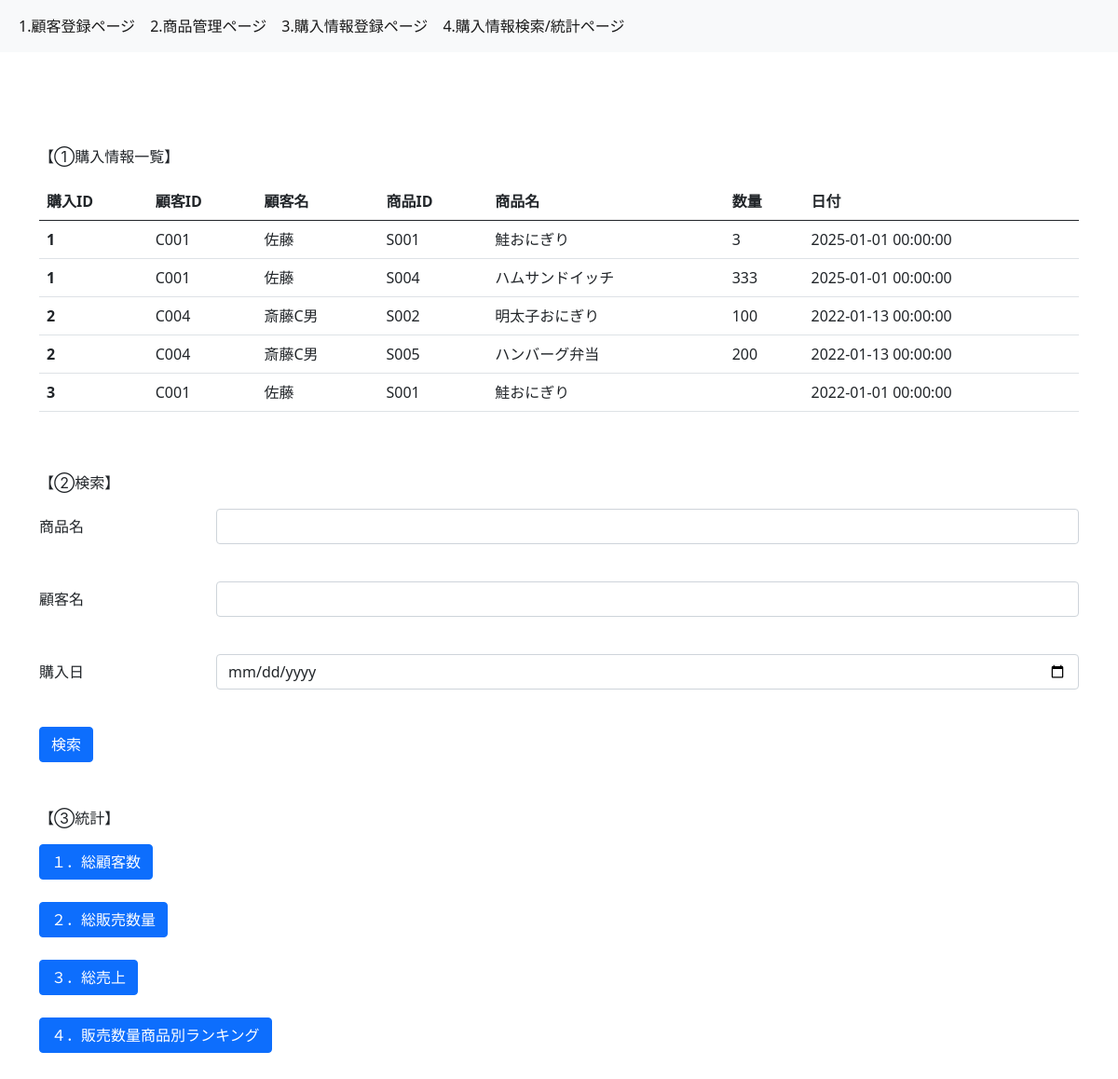
The app's page /purchase_data_statistics with its own data.
### models.py (models this page shows, shortened)
class Purchase(db.Model):
    __tablename__="purchases"
    purchase_id = db.Column(db.Integer,primary_key=True,autoincrement=True)
    customer_id = db.Column(db.String,db.ForeignKey("customers.customer_id"))
    date = db.Column(db.DateTime)
    purchase_details = db.relationship("Purchase_detail",backref="purchases",cascade="delete")

class Customer(db.Model):
    __tablename__="customers"
    customer_id = db.Column(db.String,primary_key=True)
    customer_name = db.Column(db.String,nullable=False)
    age = db.Column(db.Integer)
    gender = db.Column(db.String)
    purchases = db.relationship("Purchase",backref="customers",cascade="delete")

class Purchase_detail(db.Model):
    __tablename__="purchase_details"
    purchase_id = db.Column(db.Integer,db.ForeignKey("purchases.purchase_id"),primary_key=True)
    item_id = db.Column(db.String,db.ForeignKey("items.item_id"),primary_key=True)
    quantity = db.Column(db.Integer,nullable=False)

class Item(db.Model):
    __tablename__="items"
    item_id = db.Column(db.String,primary_key=True)
    item_name = db.Column(db.String,nullable=False)
    price = db.Column(db.Integer)
    purchase_details = db.relationship("Purchase_detail",backref="items",cascade="delete")

### app.py (the view)
@app.route("/purchase_data_statistics")
def purchase_data_statistics():
    joined_purchase_details = db.session.query(Purchase,Purchase_detail).join(Purchase_detail,Purchase.purchase_id==Purchase_detail.purchase_id).all()
    joined_purchase_details = db.session.query(Purchase,Purchase_detail,Customer).join(Purchase_detail,Purchase.purchase_id==Purchase_detail.purchase_id).join(Customer,Purchase.customer_id==Customer.customer_id).all()
    joined_purchase_details = db.session.query(Purchase,Purchase_detail,Customer,Item).join(Purchase_detail,Purchase.purchase_id==Purchase_detail.purchase_id).join(Customer,Purchase.customer_id==Customer.customer_id).join(Item,Purchase_detail.item_id==Item.item_id).all()
    customers = Customer.query.all()
    return render_template("4_purchase_data_statistics.html",joined_purchase_details=joined_purchase_details,customers=customers)

### templates/4_purchase_data_statistics.html (shortened to what this page needs)
{% extends "base.html" %} {% block content %}
<p>【①購入情報一覧】</p>
<table class="table">
  <thead>
    <tr>
      <th scope="col">購入ID</th>
      <th scope="col">顧客ID</th>
      <th scope="col">顧客名</th>
      <th scope="col">商品ID</th>
      <th scope="col">商品名</th>
      <th scope="col">数量</th>
      <th scope="col">日付</th>
    </tr>
  </thead>
  <tbody>
    {% for joined_purchase_detail in joined_purchase_details %}
    <tr>
      <th scope="row">{{joined_purchase_detail.Purchase.purchase_id}}</th>
      <td>{{joined_purchase_detail.Customer.customer_id}}</td>
      <td>{{joined_purchase_detail.Customer.customer_name}}</td>
      <td>{{joined_purchase_detail.Purchase_detail.item_id}}</td>
      <td>{{joined_purchase_detail.Item.item_name}}</td>
      <td>{{joined_purchase_detail.Purchase_detail.quantity}}</td>
      <td>{{joined_purchase_detail.Purchase.date}}</td>
    </tr>
    {% endfor %}
  </tbody>
</table>
<br />
<br />
<p>【②検索】</p>
<form action="/search_purchase" method="post">
  <div class="row mb-3">
    <label for="input-item-name" class="col-sm-2 col-form-label">商品名</label>
    <div class="col-sm-10">
      <input
        type="text"
        class="form-control"
        id="input-item-name"
        name="input-item-name"
      />
    </div>
  </div>
  <br />
  <div class="row mb-3">
    <label for="input-customer-name" class="col-sm-2 col-form-label"
      >顧客名</label
    >
    <div class="col-sm-10">
      <select
        class="form-control"
        id="input-customer-name"
        name="input-customer-name"
      >
        <option value=""></option>
      </select>
    </div>
  </div>
  <br />
  <div class="row mb-3">
    <label for="input-date" class="col-sm-2 col-form-label">購入日</label>
    <div class="col-sm-10">
      <input
        type="date"
        class="form-control"
        id="input-date"
        name="input-date"
      />
    </div>
  </div>
  <br />
  <button type="submit" class="btn btn-primary">検索</button>
</form>
<br />
<br />
<p>【③統計】</p>
<form action="/count_customers" method="post">
  <button type="submit" class="btn btn-primary">１．総顧客数</button>
</form>
<br />
<form action="/count_quantity" method="post">
  <button type="submit" class="btn btn-primary">２．総販売数量</button>
</form>
<br />
<form action="/total_sales" method="post">
  <button type="submit" class="btn btn-primary">３．総売上</button>
</form>
<br />
<form action="/ranking_items" method="post">
  <button type="submit" class="btn btn-primary">
    ４．販売数量商品別ランキング
  </button>
</form>
<br />
<br />
{% endblock %}

### records on screen
Purchase: Purchase.purchase_id "1", Customer.customer_id "C001", Customer.customer_name "佐藤", Purchase_detail.item_id "S001", Item.item_name "鮭おにぎり", Purchase_detail.quantity "3", Purchase "2025-01-01 00:00:00", Purchase_detail.item_id "S004", Item.item_name "ハムサンドイッチ", Purchase_detail.quantity "333"
Purchase: Purchase.purchase_id "2", Customer.customer_id "C004", Customer.customer_name "斎藤C男", Purchase_detail.item_id "S002", Item.item_name "明太子おにぎり", Purchase_detail.quantity "100", Purchase "2022-01-13 00:00:00", Purchase_detail.item_id "S005", Item.item_name "ハンバーグ弁当", Purchase_detail.quantity "200"
Purchase: Purchase.purchase_id "3", Customer.customer_id "C001", Customer.customer_name "佐藤", Purchase_detail.item_id "S001", Item.item_name "鮭おにぎり", Purchase "2022-01-01 00:00:00"
